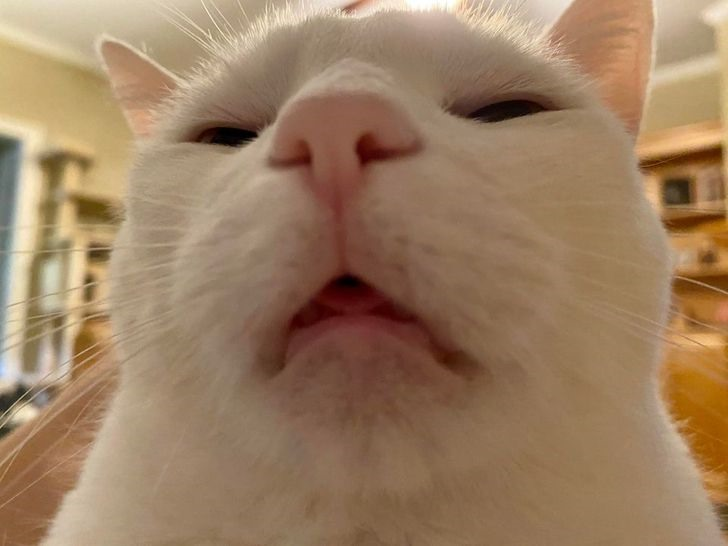
#> input picture OpenCV/pic/pic1.jpg, 728 x 546 px, found by its file name
$ python xoay.py
#> lines starting #> are read from the running program, lines starting #| are printed output that depends on the picture
import cv2
img = cv2.imread('pic1.jpg') # đọc hình ảnh
#> img is the input picture: shape (546, 728, 3); mean B, G, R 97, 126.3, 156.2
(h,w,d) = img.shape # lấy kích thước
#> h = 546; w = 728; d = 3
tam = (w//2,h//2) # tâm quay của hình
#> tam = (364, 273)
M = cv2.getRotationMatrix2D(tam, 45, 1.0) # Tọa độ của tâm xoay
rotated = cv2.cv2.warpAffine(img,M,(w,h))
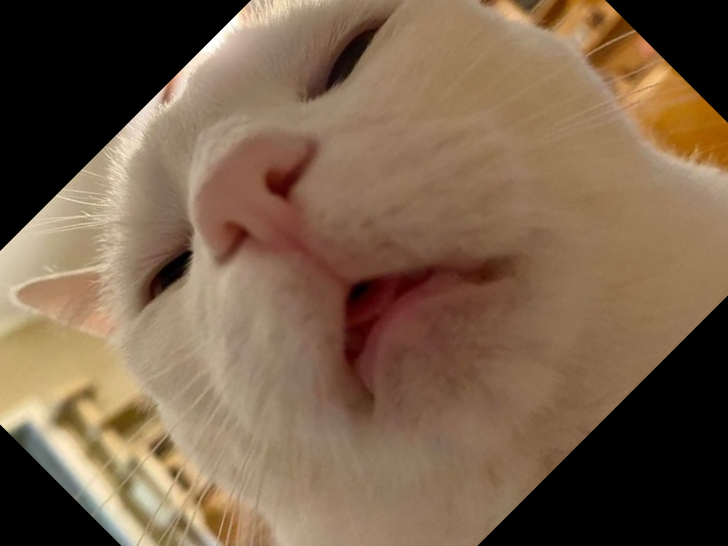
#> rotated: shape (546, 728, 3); mean B, G, R 74.8, 97.5, 121.4
cv2.imshow('anh_sau_khi_xoay',rotated)
cv2.waitKey(0)
